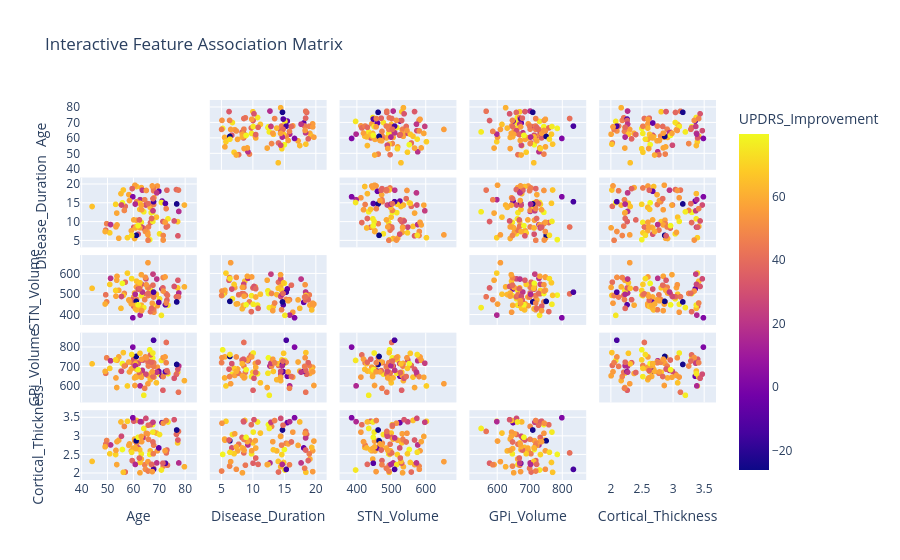

The cell this chart's notebook holds for it:
### Code cell
import pandas as pd
import matplotlib.pyplot as plt
import seaborn as sns
import numpy as np
from scipy import stats
import networkx as nx
from sklearn.preprocessing import MinMaxScaler
from adjustText import adjust_text

# 设置学术期刊风格
plt.style.use('seaborn-v0_8-whitegrid')
sns.set_palette("husl")
plt.rcParams.update({
    'font.size': 12,
    'axes.titlesize': 14,
    'axes.labelsize': 12,
    'xtick.labelsize': 10,
    'ytick.labelsize': 10
})

# 读取数据（示例数据）
try:
    df = pd.read_(r'F:\2024\Lancet Digital parksion\新建文件夹\新建文件夹\1.xlsx')
    print("数据读取成功，前5行预览:")
    print(df.head())
except Exception as e:
    print(f"数据读取错误: {e}")
    # 创建包含多模态特征的示例数据
    np.random.seed(42)
    data = {
        'Patient_ID': [f'PD_{i:03d}' for i in range(1, 101)],
        'Age': np.random.normal(65, 8, 100),
        'Disease_Duration': np.random.uniform(5, 20, 100),
        'UPDRS_III_OFF': np.random.uniform(30, 80, 100),
        'UPDRS_III_ON': np.random.uniform(15, 40, 100),
        'LEDD': np.random.uniform(800, 1500, 100),
        'STN_Volume': np.random.normal(500, 50, 100),
        'GPi_Volume': np.random.normal(700, 60, 100),
        'Cortical_Thickness': np.random.uniform(2.0, 3.5, 100),
        'Frequency_Hz': np.random.choice([130, 145, 60], 100),
        'Pulse_Width': np.random.uniform(30, 90, 100),
        'Amplitude_V': np.random.uniform(1.0, 3.5, 100),
        'Tremor_Score': np.random.uniform(0, 4, 100),
        'Rigidity_Score': np.random.uniform(0, 4, 100),
        'Bradykinesia_Score': np.random.uniform(0, 4, 100)
    }
    df = pd.DataFrame(data)
    # 计算衍生特征
    df['UPDRS_Improvement'] = (df['UPDRS_III_OFF'] - df['UPDRS_III_ON']) / df['UPDRS_III_OFF'] * 100
    df['STN_GPi_Ratio'] = df['STN_Volume'] / df['GPi_Volume']
    print("使用示例数据进行演示")








# 动态交互式关联图（需plotly）
import plotly.express as px
fig = px.scatter_matrix(df, dimensions=features, 
                       color='UPDRS_Improvement',
                       title="Interactive Feature Association Matrix")
fig.update_traces(diagonal_visible=False)
fig.show()

# 贝叶斯相关性分析（需pingouin）
rho, pval = stats.spearmanr(df['STN_Volume'], df['UPDRS_Improvement'])
print(f"Spearman correlation: {rho:.3f}, p-value: {pval:.3f}")


# 添加临床阈值线
def add_clinical_threshold(ax, threshold=30):
    ax.axhline(threshold, color='red', linestyle='--', alpha=0.5)
    ax.text(0.5, threshold+2, 'MCID Threshold', color='red', ha='center')

### Figure 1 — Plotly figure (JSON) as saved in the notebook; plotly's stock layout.template omitted (floating-point values rounded to 4 significant figures)
{"data": [{"diagonal": {"visible": false}, "dimensions": [{"axis": {"matches": true}, "label": "Age", "values": [68.97, 63.89, 70.18, 77.18, 63.13, 63.13, 77.63, 71.14, 61.24, 69.34, 61.29, 61.27, 66.94, 49.69, 51.2, 60.5, 56.9, 67.51, 57.74, 53.7, 76.73, 63.19, 65.54, 53.6, 60.64, 65.89, 55.79, 68.01, 60.19, 62.67, 60.19, 79.82, 64.89, 56.54, 71.58, 55.23, 66.67, 49.32, 54.37, 66.57, 70.91, 66.37, 64.07, 62.59, 53.17, 59.24, 61.31, 73.46, 67.75, 50.9, 67.59, 61.92, 59.58, 69.89, 73.25, 72.45, 58.29, 62.53, 67.65, 72.8, 61.17, 63.51, 56.15, 55.43, 71.5, 75.85, 64.42, 73.03, 67.89, 59.84, 67.89, 77.3, 64.71, 77.52, 44.04, 71.58, 65.7, 62.61, 65.73, 49.1, 63.24, 67.86, 76.82, 60.85, 58.53, 60.99, 72.32, 67.63, 60.76, 69.11, 65.78, 72.75, 59.38, 62.38, 61.86, 53.29, 67.37, 67.09, 65.04, 63.12]}, {"axis": {"matches": true}, "label": "Disease_Duration", "values": [11.26, 8.332, 6.798, 10.06, 19.14, 9.848, 12.78, 15.55, 10.45, 19.58, 19.44, 8.777, 12.46, 9.513, 9.273, 5.553, 14.14, 12.54, 5.772, 9.18, 18.62, 8.593, 7.173, 12.34, 19.78, 8.631, 15.08, 16.42, 8.565, 15.92, 10.52, 14.48, 14.5, 13.04, 6.354, 17.53, 9.812, 7.798, 5.612, 13.86, 15.16, 5.249, 12.68, 8.397, 14.68, 7.615, 15.36, 10.8, 19.05, 7.063, 10.12, 6.702, 18.87, 18.16, 8.869, 14.9, 17.26, 13.33, 12.94, 8.628, 6.397, 18.46, 18.51, 14.5, 10.09, 10.24, 15.89, 18.46, 18.31, 16.7, 14.63, 6.262, 7.424, 18.48, 14.1, 5.138, 6.522, 14.95, 5.076, 7.412, 13.23, 15.38, 14.78, 8.364, 15.68, 8.559, 9.881, 16.2, 14.74, 17.74, 14.86, 13.52, 6.405, 10.52, 8.978, 8.66, 19.6, 10.9, 18.38, 14.47]}, {"axis": {"matches": true}, "label": "STN_Volume", "values": [500.3, 502.3, 477.5, 531.1, 446.6, 492.9, 506.0, 525.7, 535.6, 443.8, 423.3, 563.9, 516.6, 462.6, 577.6, 505.8, 559.0, 503.4, 603.0, 587.8, 487.6, 548.6, 532.3, 568.4, 451.8, 534.3, 552.9, 412.1, 440.8, 398.0, 486.5, 535.9, 575.1, 503.7, 581.4, 431.0, 414.8, 497.2, 519.2, 498.4, 396.6, 495.5, 434.8, 533.5, 518.3, 453.0, 474.3, 447.0, 496.9, 547.8, 450.7, 525.2, 473.5, 460.4, 494.6, 448.2, 472.3, 440.1, 598.2, 501.8, 465.0, 510.7, 494.4, 489.0, 530.7, 537.9, 473.5, 471.2, 486.2, 384.9, 424.2, 568.3, 582.2, 487.5, 528.8, 515.6, 653.9, 556.0, 493.6, 452.2, 419.7, 510.2, 462.2, 428.9, 467.7, 445.9, 584.4, 544.1, 499.6, 574.0, 503.9, 456.9, 576.2, 526.9, 448.1, 490.5, 456.2, 430.9, 546.3, 595.5]}, {"axis": {"matches": true}, "label": "GPi_Volume", "values": [616.1, 733.8, 661.0, 670.8, 664.5, 648.2, 702.9, 650.1, 716.2, 697.0, 685.7, 645.5, 665.4, 745.3, 730.1, 641.3, 706.0, 745.1, 599.8, 732.6, 660.2, 734.2, 654.2, 591.7, 602.3, 702.9, 715.6, 645.7, 738.3, 600.3, 696.0, 627.3, 660.9, 702.8, 648.4, 676.9, 760.4, 665.4, 750.1, 632.2, 731.8, 786.5, 551.7, 652.2, 734.6, 687.8, 722.3, 663.8, 705.2, 690.7, 770.1, 715.3, 720.3, 675.3, 670.7, 674.0, 723.7, 674.7, 717.4, 824.5, 752.3, 680.4, 772.1, 675.5, 577.7, 639.5, 587.8, 678.9, 701.1, 800.6, 719.6, 686.9, 749.8, 567.3, 714.1, 746.3, 611.3, 768.6, 720.3, 675.1, 738.0, 836.2, 710.9, 714.9, 672.4, 649.0, 749.8, 648.6, 704.3, 671.3, 728.7, 720.0, 762.3, 669.4, 683.8, 641.3, 673.3, 722.6, 745.4, 644.7]}, {"axis": {"matches": true}, "label": "Cortical_Thickness", "values": [3.08, 2.962, 3.041, 2.814, 2.378, 2.519, 2.272, 3.363, 2.875, 2.601, 2.693, 3.421, 2.23, 2.879, 2.759, 2.917, 2.027, 3.308, 3.398, 2.848, 3.045, 3.384, 3.061, 2.229, 2.864, 2.91, 2.636, 3.105, 3.402, 3.388, 2.676, 2.17, 3.477, 3.258, 2.187, 3.381, 3.305, 2.778, 2.887, 2.599, 2.082, 2.503, 3.204, 2.007, 2.5, 2.597, 2.806, 3.38, 2.52, 2.52, 3.106, 2.678, 2.337, 2.679, 2.211, 2.265, 2.748, 2.628, 3.372, 2.544, 2.871, 2.948, 2.02, 2.995, 2.267, 3.442, 2.223, 2.622, 2.128, 3.495, 2.753, 2.893, 2.101, 3.125, 2.315, 3.347, 2.308, 2.286, 2.055, 2.708, 2.847, 2.099, 3.163, 2.68, 2.787, 2.661, 2.601, 2.839, 2.233, 2.273, 3.293, 3.419, 2.56, 2.406, 2.966, 2.613, 2.038, 2.234, 3.074, 2.988]}], "hovertemplate": "%{xaxis.title.text}=%{x}<br>%{yaxis.title.text}=%{y}<br>UPDRS_Improvement=%{marker.color}<extra></extra>", "legendgroup": "", "marker": {"color": [65.73, 38.43, 73.9, 67.23, 59.38, 75.77, 17.38, -4.407, 56.88, 55.1, 64.57, 65.46, 74.48, 46.72, 18.88, 60.22, 39.94, 79.41, 68.83, 57.82, 38.33, 26.07, 56.63, 58.4, 56.43, 46.3, 79.61, 54.25, 34.18, 15.7, 59.33, 60.9, 28.5, 48.78, 47.83, 63.23, 39.82, 42.21, 58.53, 62.55, 75.14, 78.08, 76.33, 57.61, 69.8, 58.29, 48.33, 75.07, 45.68, 68.41, 75.9, 30.88, 37.01, -6.449, 43.35, -10.35, 58.61, 65.98, 23.83, 40.93, -26.13, 20.56, 65.84, 28.33, 35.3, 31.8, 46.77, 36.94, 44.77, 1.178, 46.05, 33.59, 51.55, 42.36, 65.31, 52.55, 55.69, 66.91, 46.05, 60.31, 55.76, -14.23, -23.98, 62.45, 57.11, 59.55, 55.74, 39.95, 15.89, 20.47, 39.46, 47.15, 72.58, 37.81, 78.85, 57.04, 54.89, 38.61, 53.37, 57.71], "coloraxis": "coloraxis", "symbol": "circle"}, "name": "", "showlegend": false, "type": "splom"}], "layout": {"autosize": true, "coloraxis": {"colorbar": {"title": {"text": "UPDRS_Improvement"}}, "colorscale": [[0, "#0d0887"], [0.1111, "#46039f"], [0.2222, "#7201a8"], [0.3333, "#9c179e"], [0.4444, "#bd3786"], [0.5556, "#d8576b"], [0.6667, "#ed7953"], [0.7778, "#fb9f3a"], [0.8889, "#fdca26"], [1, "#f0f921"]]}, "dragmode": "select", "legend": {"tracegroupgap": 0}, "title": {"text": "Interactive Feature Association Matrix"}, "xaxis": {"autorange": true, "range": [35.36, 88.5], "type": "linear"}, "xaxis2": {"autorange": true, "range": [1.505, 23.36], "type": "linear"}, "xaxis3": {"autorange": true, "range": [319.6, 719.3], "type": "linear"}, "xaxis4": {"autorange": true, "range": [482.6, 905.3], "type": "linear"}, "xaxis5": {"autorange": true, "range": [1.646, 3.857], "type": "linear"}, "yaxis": {"autorange": true, "range": [35.36, 88.5], "type": "linear"}, "yaxis2": {"autorange": true, "range": [1.505, 23.36], "type": "linear"}, "yaxis3": {"autorange": true, "range": [319.6, 719.3], "type": "linear"}, "yaxis4": {"autorange": true, "range": [482.6, 905.3], "type": "linear"}, "yaxis5": {"autorange": true, "range": [1.646, 3.857], "type": "linear"}}}
